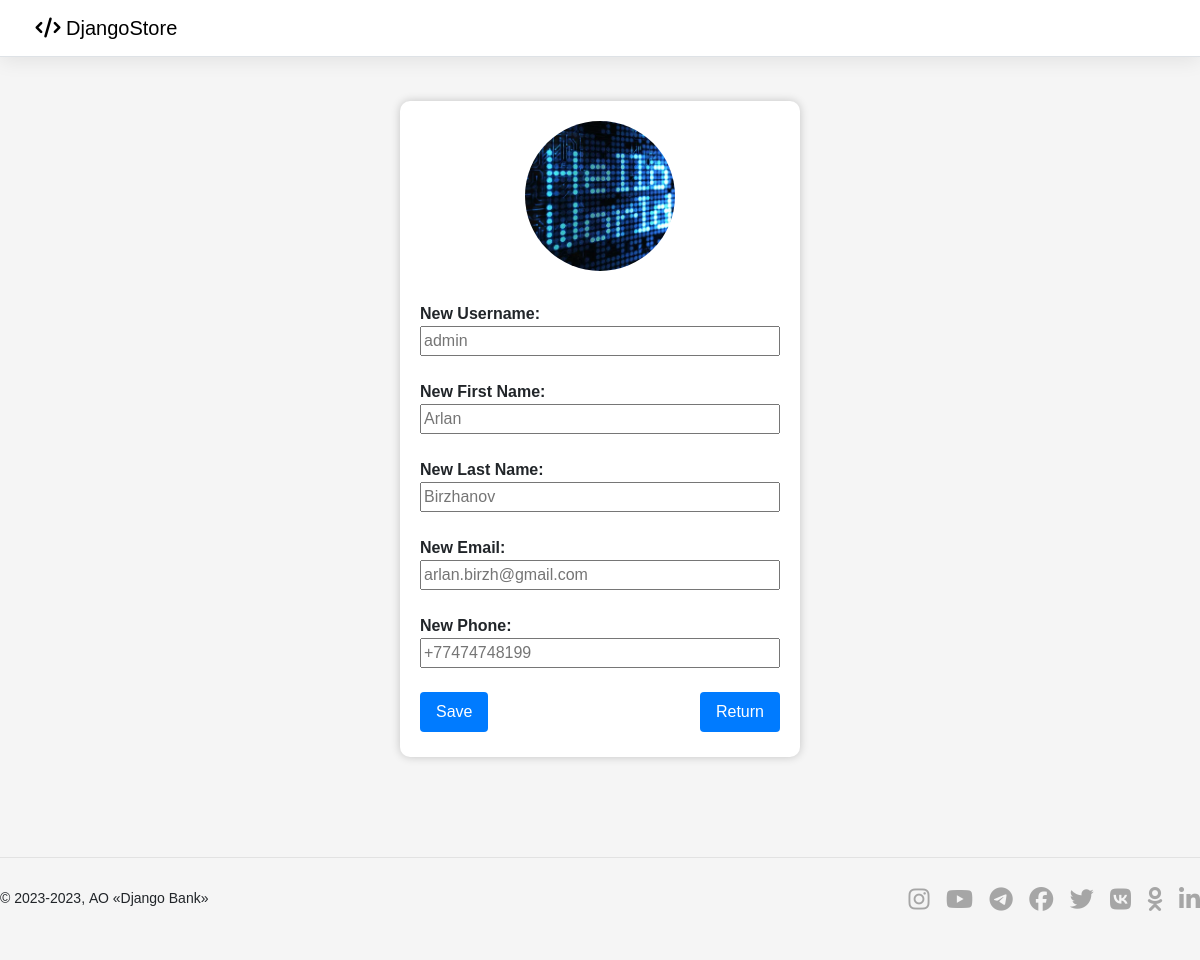
The page /profile_edit (signed in) on the database its author committed.
### e_shop/models.py (models this page shows, shortened)
class Profile(models.Model):
    user = models.OneToOneField(User, on_delete=models.CASCADE)
    first_name = models.CharField(max_length=100)
    last_name = models.CharField(max_length=100)
    image = models.ImageField(upload_to='profile/', null=True, blank=True)
    phone = models.CharField(max_length=12, validators=[MinLengthValidator(12)])
    email = models.EmailField(max_length=64)
    status = models.CharField(max_length=150, default='customer')

### e_shop/views.py (the view, shortened to what this page needs)
# urls.py: path('profile_edit', ProfileEdit, name='profile_edit_url'),
def ProfileEdit(request):
    user = request.user
    profile = Profile.objects.get(user=user)
    if request.method == 'GET':
        phone = profile.phone
        number = phone.replace('+7', '8')
        context = {'Profile': profile,
                   'Phone': number}
        return render(request, 'Profile/profile_edit.html', context)

### templates/Profile/profile_edit.html (shortened to what this page needs)
{% extends 'base.html' %}
{% load static %}
{% block content %}
    <link rel="stylesheet" type="text/css" href="{% static 'profile/profile_edit.css' %}?{% now 'U' %}">
    <div class="profile-card">
        <div class="profile-info">
            <form id="edit_form" action="{% url 'profile_edit_url' %}" method="post" enctype="multipart/form-data">
                <div class="profile-image-container">
                    <label for="image_id">
                        {% if Profile.image %}
                            <img src="{{ Profile.image.url }}" id="image_id" class="profile-image">
                        {% else %}
                            <img src="../media/profile/add-image.png" id="image_id" class="profile-image" style="border: black 1px solid;">
                        {% endif %}
                    </label>
                </div>
                <br>
                <label for="username_id">New Username:</label> <p></p>
                <input class="edit-input" type="text" name="username_name" id="username_id" placeholder="{{ Profile.user.username }}">
                <br><br>
                <label for="first_name_id">New First Name:</label> <p></p>
                <input class="edit-input" type="text" name="first_name" id="first_name_id" placeholder="{{ Profile.first_name }}">
                <br><br>
                <label for="last_name_id">New Last Name:</label> <p></p>
                <input class="edit-input" type="text" name="last_name" id="last_name_id" placeholder="{{ Profile.last_name }}">
                <br><br>
                <label for="email_id">New Email:</label> <p></p>
                <input class="edit-input" type="email" name="email_name" id="email_id" placeholder="{{ Profile.email }}">
                <br><br>
                <label for="phone_id">New Phone:</label> <p></p>
                <input class="edit-input" type="tel" name="phone_name" id="phone_id" pattern="[+][7][0-9]{10}" placeholder="{{ Profile.phone }}">
                <br><br>
            </form>
            <div class="profile-actions">
                <input type="submit" value="Save" class="edit-button" form="edit_form">
                <button onclick="location.href='{% url 'profile_view_url' %}'" class="return-button">Return</button>
            </div>
        </div>
    </div>
{% endblock content %}

### static/main.css (style rules this page uses)
body { background-color: #f5f5f5; }

### static/profile/profile_edit.css (style rules this page uses)
body { font-family: Arial, sans-serif; background-color: #f5f5f5; }
.profile-card { max-width: 400px; margin: 44px auto; background-color: #fff; padding: 20px; padding-bottom: 5px; border-radius: 10px; box-shadow: 0 0 10px rgba(0, 0, 0, 0.2); }
.profile-image-container { text-align: center; }
.profile-image { width: 150px; height: 150px; border-radius: 50%; object-fit: cover; margin: 0 auto; display: block; }
.profile-info { margin-bottom: 20px; }
.profile-info label { font-weight: bold; }
.edit-input { width: 100%; }
.profile-actions { display: flex; justify-content: space-between; margin-bottom: 20px; }
.edit-button, .return-button { background-color: #007bff; color: #fff; padding: 8px 16px; border: none; border-radius: 4px; cursor: pointer; transition: background-color 0.3s; }

### rows shown on the page
Profile: image (picture), username_name "admin", first_name "Arlan", last_name "Birzhanov", email_name "arlan.birzh@gmail.com", phone_name "+77474748199"
